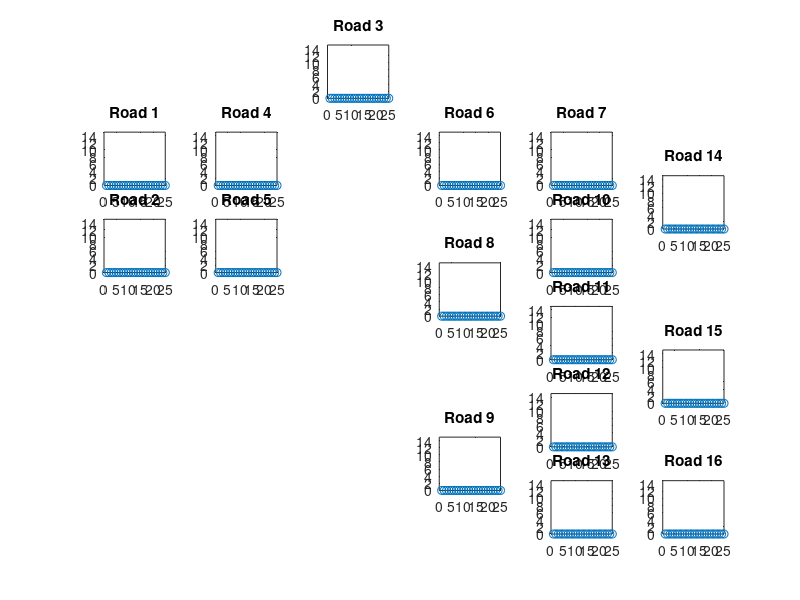
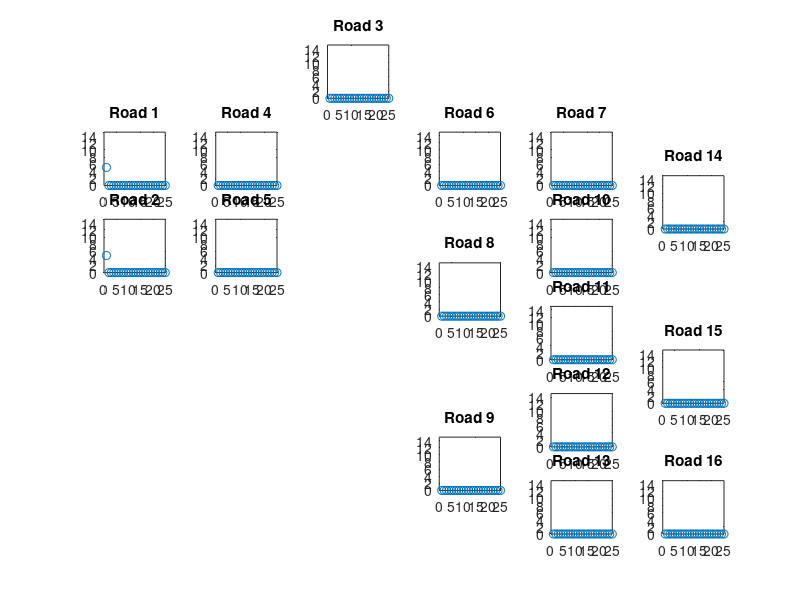
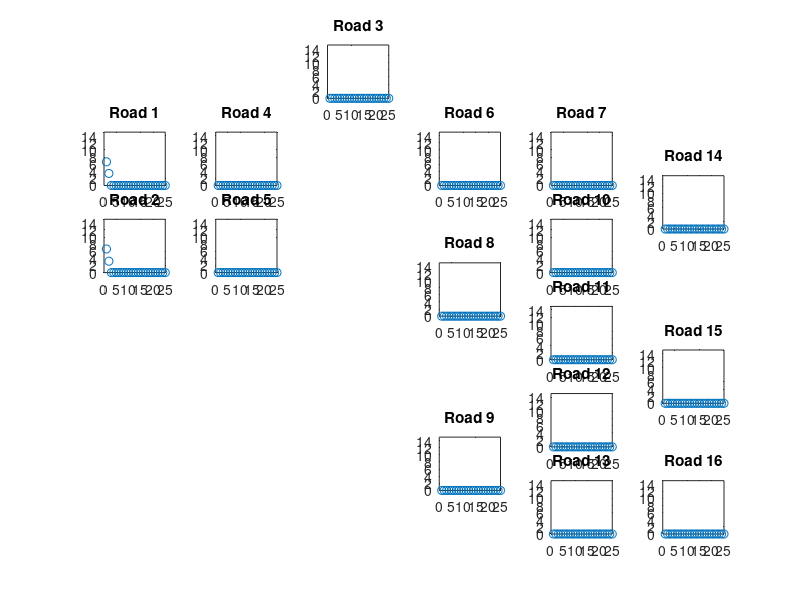
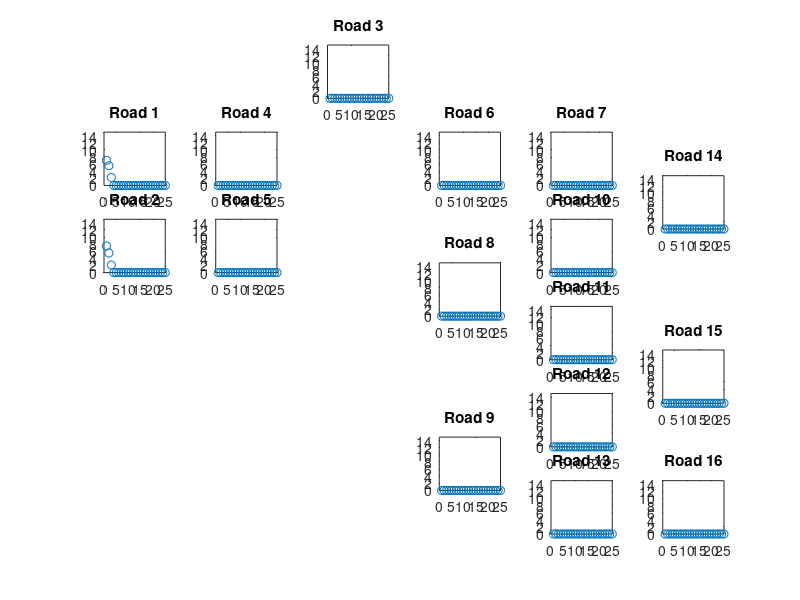

The MATLAB script that drew these images, in order: (Note: a time limit stopped this script after it produced the figures.)
%% Setup 
clear all
close all
clc
set(0,'DefaultFigureWindowStyle','docked') 

% Read in
density=dlmread('density.txt');

% Split up roads
road01=density(:,1:25);
road02=density(:,26:50);
road03=density(:,51:75);
road04=density(:,76:100);
road05=density(:,101:125);
road06=density(:,126:150);
road07=density(:,151:175);
road08=density(:,176:200);
road09=density(:,201:225);
road10=density(:,226:250);
road11=density(:,251:275);
road12=density(:,276:300);
road13=density(:,301:325);
road14=density(:,326:350);
road15=density(:,351:375);
road16=density(:,376:400);

clear density

% Plot density profile

close all
clc

 %%
 
 siz=50;
 
for i=1:338
    subplot(12,6,[13 19])
        plot(1:25,road01(i,:),'o')
        ylim([0 15])
        xlim([0 25])
        title('Road 1')
    subplot(12,6,[25 31])
        plot(1:25,road02(i,:),'o')
        ylim([0 15])
        xlim([0 25])
        title('Road 2')
    subplot(12,6,[3 9])
        plot(1:25,road03(i,:),'o')
        ylim([0 15])
        xlim([0 25])
        title('Road 3')
    subplot(12,6,[14 20])
        plot(1:25,road04(i,:),'o')
        ylim([0 15])
        xlim([0 25])
        title('Road 4')
    subplot(12,6,[26 32])
        plot(1:25,road05(i,:),'o')
        ylim([0 15])
        xlim([0 25])
        title('Road 5')    
    subplot(12,6,[16 22])
        plot(1:25,road06(i,:),'o')
        ylim([0 15])
        xlim([0 25])
        title('Road 6') 
    subplot(12,6,[17 23])
        plot(1:25,road07(i,:),'o')
        ylim([0 15])
        xlim([0 25])
        title('Road 7') 
    subplot(12,6,[34 40])
        plot(1:25, road08(i,:),'o')
        ylim([0 15])
        xlim([0 25])
        title('Road 8')
    subplot(12,6,[58 64])
        plot(1:25, road09(i,:),'o')
        ylim([0 15])
        xlim([0 25])
        title('Road 9')
    subplot(12,6,[29 35])
        plot(1:25, road10(i,:),'o')
        ylim([0 15])
        xlim([0 25])
        title('Road 10')
    subplot(12,6,[41 47])
        plot(1:25, road11(i,:),'o')
        ylim([0 15])
        xlim([0 25])
        title('Road 11')
    subplot(12,6,[53 59])
        plot(1:25, road12(i,:),'o')
        ylim([0 15])
        xlim([0 25])
        title('Road 12')
    subplot(12,6,[65 71])
        plot(1:25, road13(i,:),'o')
        ylim([0 15])
        xlim([0 25])
        title('Road 13')
    subplot(12,6,[24 30])
        plot(1:25, road14(i,:),'o')
        ylim([0 15])
        xlim([0 25])
        title('Road 14')
    subplot(12,6,[48 54])
        plot(1:25, road15(i,:),'o')
        ylim([0 15])
        xlim([0 25])
        title('Road 15')
    subplot(12,6,[66 72])
        plot(1:25, road16(i,:),'o')
        ylim([0 15])
        xlim([0 25])
        title('Road 16')
    
    set(gcf,'PaperSize',[siz*0.8,siz*1.2]);
    filename=sprintf('frame%04i',i);
    print(filename,'-dpng')
    %pause(0.001)
end

%% Plot Quasi microscopic emulation
%  Overlayed density profile

figure
for i=1:338
    spacing=cumsum(1./density(i,:));
    spacing=spacing+(1.25-spacing(25))*ones(1,length(spacing));
    plot(spacing,25*ones(1,length(spacing)),'ok')
    hold on
    plot(spacing,density(i,:))
    hold off
    xlim([-0.7 1.3])
    ylim([10 105])
    pause(0.0001)
end

clear i spacing 


%% Save figure as PDF
% figure(2);
